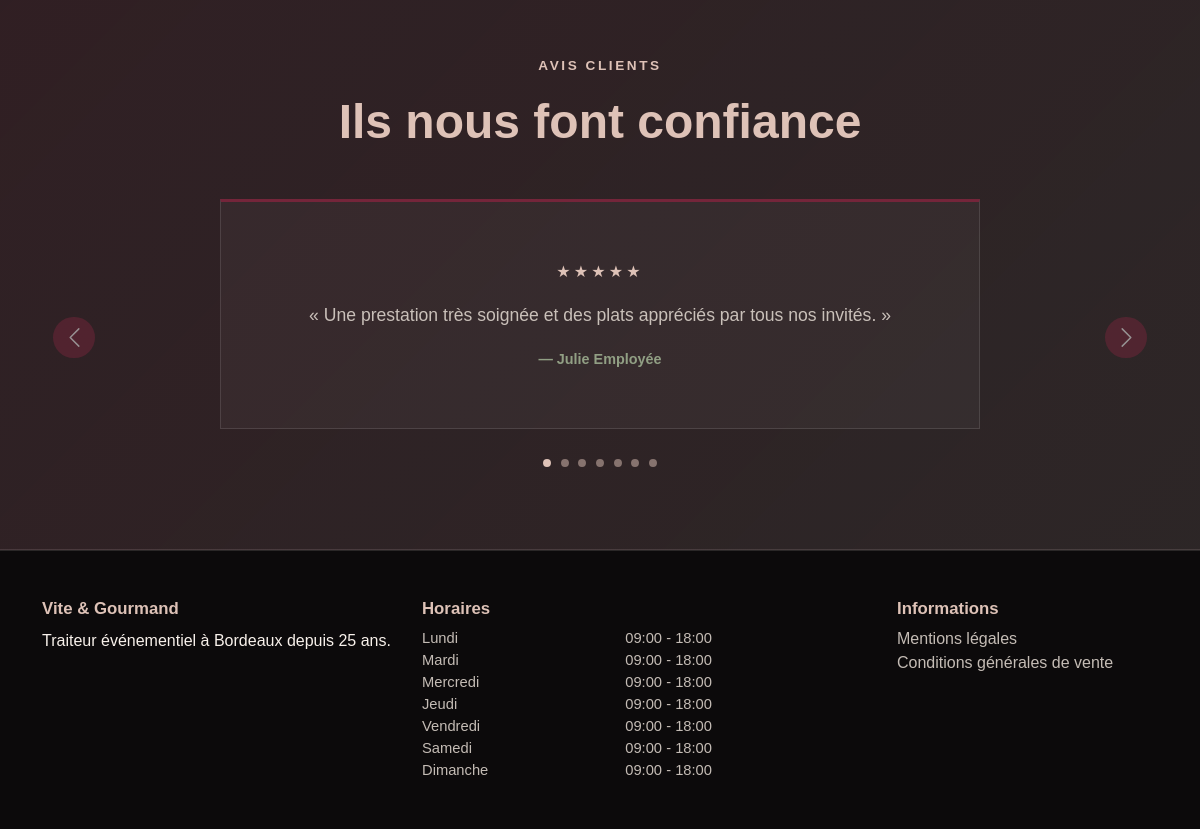
Before: / (lower part) with the older database file.
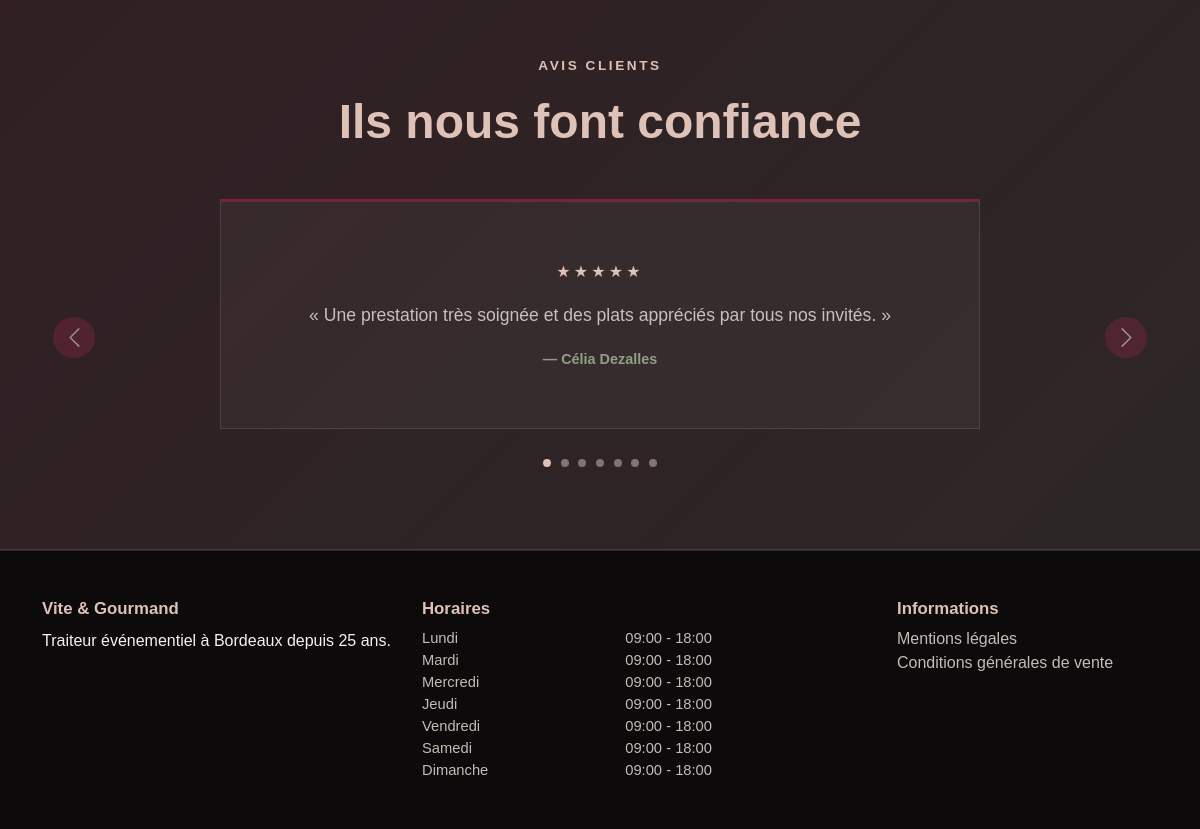
After: the same page with the newer database file.
### tables this page shows
CREATE TABLE reviews (
    id INT AUTO_INCREMENT PRIMARY KEY,
    order_id INT NOT NULL UNIQUE,
    user_id INT NOT NULL,
    rating TINYINT NOT NULL,
    comment TEXT NOT NULL,
    moderation_status ENUM(
        'pending',
        'approved',
        'refused'
    ) NOT NULL DEFAULT 'pending',
    created_at TIMESTAMP NOT NULL DEFAULT CURRENT_TIMESTAMP,

    CONSTRAINT chk_reviews_rating
        CHECK (rating BETWEEN 1 AND 5),

    CONSTRAINT fk_reviews_order
        FOREIGN KEY (order_id)
        REFERENCES orders(id)
        ON DELETE CASCADE,

    CONSTRAINT fk_reviews_user
        FOREIGN KEY (user_id)
        REFERENCES users(id)
        ON DELETE CASCADE
);

CREATE TABLE users (
    id INT AUTO_INCREMENT PRIMARY KEY,
    role_id INT NOT NULL,
    first_name VARCHAR(100) NOT NULL,
    last_name VARCHAR(100) NOT NULL,
    phone VARCHAR(20) NOT NULL,
    email VARCHAR(190) NOT NULL UNIQUE,
    address VARCHAR(255) NOT NULL,
    postal_code VARCHAR(10) NOT NULL,
    city VARCHAR(100) NOT NULL,
    password_hash VARCHAR(255) NOT NULL,
    is_active BOOLEAN NOT NULL DEFAULT TRUE,
    created_at TIMESTAMP NOT NULL DEFAULT CURRENT_TIMESTAMP,
    updated_at TIMESTAMP NOT NULL DEFAULT CURRENT_TIMESTAMP
        ON UPDATE CURRENT_TIMESTAMP,

    CONSTRAINT fk_users_role
        FOREIGN KEY (role_id)
        REFERENCES roles(id)
        ON DELETE RESTRICT
);

### app/Views/layouts/main.php (called while the page is built)
<?php
require BASE_PATH
    . '/app/Views/layouts/header.php';
require $view;
require BASE_PATH
    . '/app/Views/layouts/footer.php';

### app/Controllers/HomeController.php (called while the page is built, shortened)
<?php
class HomeController
{
    public function index(): void
    {
        $reviews = Review::getApprovedReviews();
        $view = BASE_PATH . '/app/Views/home/home.php';
        require BASE_PATH . '/app/Views/layouts/main.php';
    }
}

### app/Services/Router.php (called while the page is built, shortened)
<?php
class Router
{
    private array $routes = [];
    public function get(string $path, array $action): void
    {
        $this->routes['GET'][$path] = $action;
    }
    public function post(string $path, array $action): void
    {
        $this->routes['POST'][$path] = $action;
    }
    public function dispatch(string $uri): void
    {
        $method = $_SERVER['REQUEST_METHOD'];
        $path = parse_url($uri, PHP_URL_PATH) ?? '/';
        $path = '/' . trim($path, '/');
        [$controllerClass, $methodName] = $this->routes[$method][$path];
        $controller = new $controllerClass();
        $controller->$methodName();
    }
}

### public/index.php (called while the page is built, shortened)
<?php
$router = new Router();
$router->dispatch(
    $_SERVER['REQUEST_URI']
);

### app/Models/Review.php (called while the page is built, shortened)
<?php
class Review
{
    public static function getApprovedReviews(): array
    {
        $pdo = Database::getConnection();
        $sql = '
            SELECT
                reviews.rating,
                reviews.comment,
                users.first_name,
                users.last_name
            FROM reviews
            INNER JOIN users
                ON users.id = reviews.user_id
            WHERE reviews.moderation_status = :moderation_status
            ORDER BY reviews.created_at DESC
        ';
        $statement = $pdo->prepare($sql);
        $statement->execute([
            'moderation_status' => 'approved',
        ]);
        return $statement->fetchAll(PDO::FETCH_ASSOC);
    }
}

### app/Views/home/home.php (the view, shortened to what the changed rows need)
<section class="reviews-section py-5">
    <div class="container py-4">
        <div class="text-center mb-5">
            <h2>
                Ils nous font confiance
            </h2>
        </div>
        <?php if (!empty($reviews)): ?>
            <div
                id="reviews-carousel"
                class="carousel slide"
                data-bs-ride="carousel"
                data-bs-interval="6000"
                data-bs-pause="hover">
                <div class="carousel-indicators">
                    <?php foreach ($reviews as $index => $review): ?>
                        <button
                            type="button"
                            data-bs-target="#reviews-carousel"
                            data-bs-slide-to="<?php echo $index; ?>"
                            class="<?php
                                echo $index === 0
                                    ? 'active'
                                    : '';
                            ?>"
                            aria-current="<?php
                                echo $index === 0
                                    ? 'true'
                                    : 'false';
                            ?>"
                            aria-label="Afficher l'avis <?php
                                echo $index + 1;
                            ?>">
                        </button>
                    <?php endforeach; ?>
                </div>
                <div class="carousel-inner">
                    <?php foreach ($reviews as $index => $review): ?>
                        <div
                            class="carousel-item <?php
                                echo $index === 0
                                    ? 'active'
                                    : '';
                            ?>">
                            <article
                                class="review-card review-card-carousel mx-auto">
                                <p class="review-stars">
                                    <?php
                                    echo str_repeat(
                                        '★',
                                        (int) $review['rating']
                                    );
                                    ?>
                                </p>
                                <p class="review-comment">
                                    « <?php
                                    echo htmlspecialchars(
                                        $review['comment']
                                    );
                                    ?> »
                                </p>
                                <p class="review-author mb-0">
                                    —
                                    <?php
                                    echo htmlspecialchars(
                                        $review['first_name']
                                        . ' '
                                        . $review['last_name']
                                    );
                                    ?>
                                </p>
                            </article>
                        </div>
                    <?php endforeach; ?>
                </div>
            </div>
        <?php endif; ?>
    </div>
</section>

Changed rows visible on the page:
changed reviews "Une prestation très soignée et des plats appréciés par tous nos invités.": user.last_name "Julie Employée" → "Célia Dezalles"
